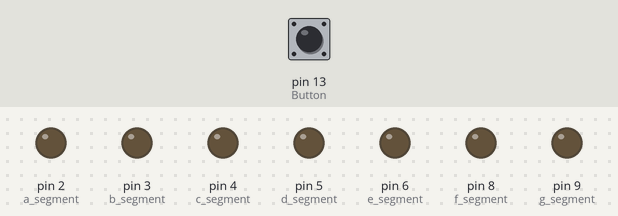
The sketch below on a simulated Arduino Uno, built with avr-gcc and run on an emulated ATmega328P. Parts: output pins drawn as LEDs (lit = HIGH). The test bench sets the inputs (shaded band); at power-on: pin 13 (Button) LOW.

Above: at 1.2 s.
1.3 s: pin 13 (Button) pulled HIGH for 0.15 s
At 2.2 s:
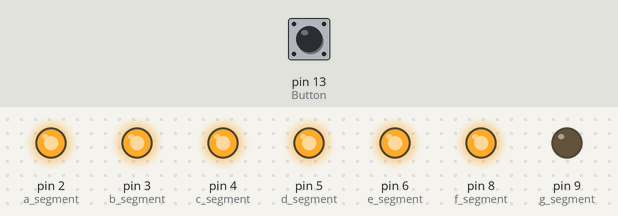
2.9 s: pin 13 (Button) pulled HIGH for 1 s
At 3.5 s:
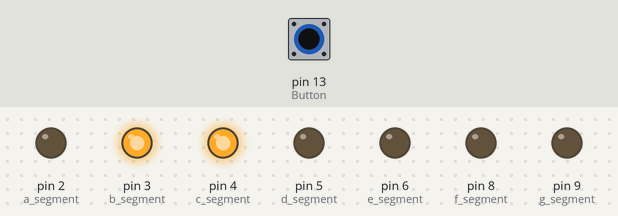
5.4 s: pin 13 (Button) pulled HIGH for 0.15 s
At 6.6 s:
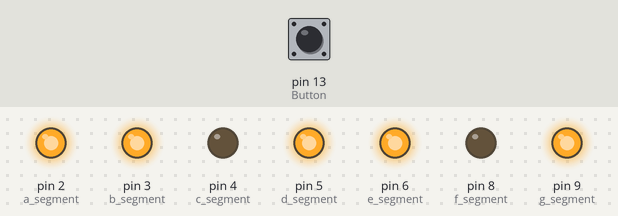
7.0 s: pin 13 (Button) pulled HIGH for 3.2 s
At 7.8 s:
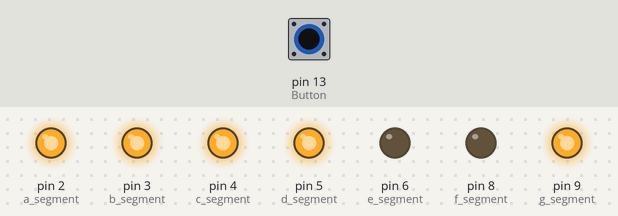
11.7 s: pin 13 (Button) pulled HIGH for 0.15 s
At 12.6 s:
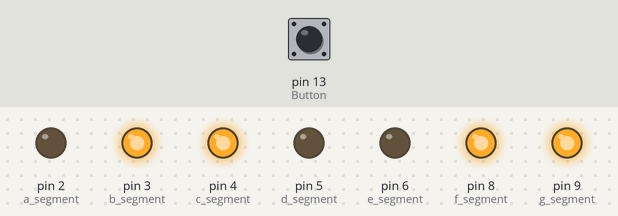
13.3 s: pin 13 (Button) pulled HIGH for 1 s
At 13.8 s:
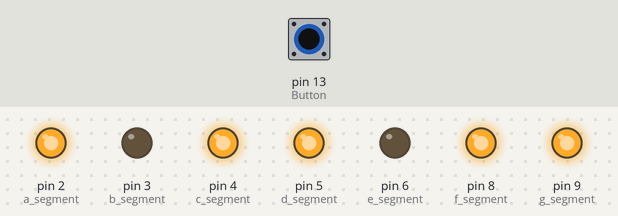
Timing chart, 0 to 16.3 s (numbered marks = the images above; inputs shaded):
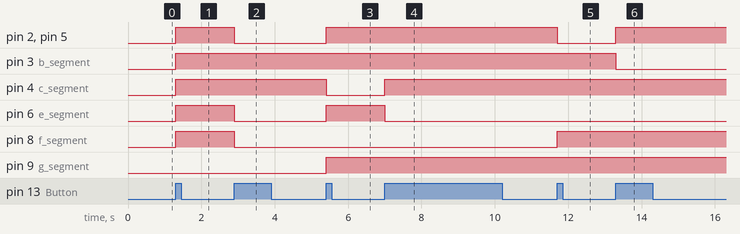

Measured:
- after the input at 1.3 s, pin 2 (a_segment), pin 3 (b_segment), pin 4 (c_segment), pin 5 (d_segment), pin 6 (e_segment), pin 8 (f_segment): LOW → HIGH at once
- after the input at 2.9 s, pin 2 (a_segment), pin 5 (d_segment), pin 6 (e_segment), pin 8 (f_segment): HIGH → LOW at once
- after the input at 5.4 s, pin 2 (a_segment), pin 5 (d_segment), pin 6 (e_segment), pin 9 (g_segment): LOW → HIGH at once; pin 4 (c_segment): HIGH → LOW at once
- after the input at 7.0 s, pin 4 (c_segment): LOW → HIGH at once; pin 6 (e_segment): HIGH → LOW at once
- after the input at 11.7 s, pin 2 (a_segment), pin 5 (d_segment): HIGH → LOW at once; pin 8 (f_segment): LOW → HIGH at once
- after the input at 13.3 s, pin 2 (a_segment), pin 5 (d_segment): LOW → HIGH at once; pin 3 (b_segment): HIGH → LOW at once

The sketch:

IHSAN_LAB2_EXP1_Code.ino
```cpp
int pushbutton = 0; //button control
int COUNTER_VALUE=1;
int hexanumber=0;
//Count_value=2 0→2→4→6→8→a→c→e→0→2→4→6→8→a→c→e→0→…
//Count_value=7 0→7→e→5→c→3→a→1→8→f→6→d→…
void setup()
{
  pinMode(13, INPUT); //Button
  pinMode(2, OUTPUT); //a segment
  pinMode(3, OUTPUT); //b segment
  pinMode(4, OUTPUT); //c segment
  pinMode(5, OUTPUT); //d segment
  pinMode(6, OUTPUT); //e segment
  pinMode(8, OUTPUT); //f segment
  pinMode(9, OUTPUT); //g segment
}
void loop()
{
 //First Experiment
 pushbutton = digitalRead(13);
  if (pushbutton == HIGH)
  {
    hexanumber=hexanumber%16;//The mode is taken sixteen.The remaining value is transferred to the function.
    segment_display(hexanumber);
    for(int i = 0; i<COUNTER_VALUE; i++){//In each step, the hexanumber value is incremented until the number specified in counter_value.
    hexanumber++;
    }
  }
  while(pushbutton == HIGH){ //When the button is pressed, the control is performed to show the processes that progress one by one.
    pushbutton = digitalRead(13);
  }
  delay(50);

}

void segment_display(int hexa_numb){
//Looking at all if structures, it is based on which segments will burn or not burn in which case as common properties in 7segmentdisplay representations of hexadecimal numbers.
//The common feature here is to check the numbers in which segment, respectively, cannot be represented by this segment.

//when the first "if" is examined, segment A is opened because Position A is closed during the hexadecimal 7segmentdisplay representation of the numbers 1,4,11 and 13.
  if(hexa_numb!=1 && hexa_numb != 4 && hexa_numb != 11 && hexa_numb != 13)
  {
    digitalWrite(2, HIGH); //a segment high
  }
  else
  {
    digitalWrite(2, LOW);
  }
  if(hexa_numb!=5 && hexa_numb != 6 && hexa_numb != 11 && hexa_numb != 12 && hexa_numb != 14 && hexa_numb != 15)
  {
    digitalWrite(3, HIGH); //b segment high
  }
  else
  {
    digitalWrite(3, LOW);
  }
  if(hexa_numb != 2 && hexa_numb != 12 && hexa_numb != 14 && hexa_numb != 15)
  {
    digitalWrite(4, HIGH); //c segment high
  }
  else
  {
    digitalWrite(4, LOW);
  }
  if(hexa_numb != 1 && hexa_numb != 4 && hexa_numb != 7 && hexa_numb != 10 && hexa_numb != 15)
  {
    digitalWrite(5, HIGH); //d segment high
  }
  else
  {
    digitalWrite(5, LOW);
  }
  if(hexa_numb != 1 && hexa_numb != 3 && hexa_numb != 4 && hexa_numb != 5 && hexa_numb != 7 && hexa_numb != 9)
  {
    digitalWrite(6, HIGH); //e segment high
  }
  else
  {
    digitalWrite(6, LOW);
  }
  if(hexa_numb != 1 && hexa_numb != 2 && hexa_numb != 3 && hexa_numb != 7 && hexa_numb != 13)
  {
    digitalWrite(8, HIGH); //f segment high
  }
  else
  {
    digitalWrite(8, LOW);
  }
  if(hexa_numb != 0 && hexa_numb != 1 && hexa_numb != 7 && hexa_numb != 12)
  {
    digitalWrite(9, HIGH); //g segment high
  }
  else
  {
    digitalWrite(9, LOW);
  }
}
```
